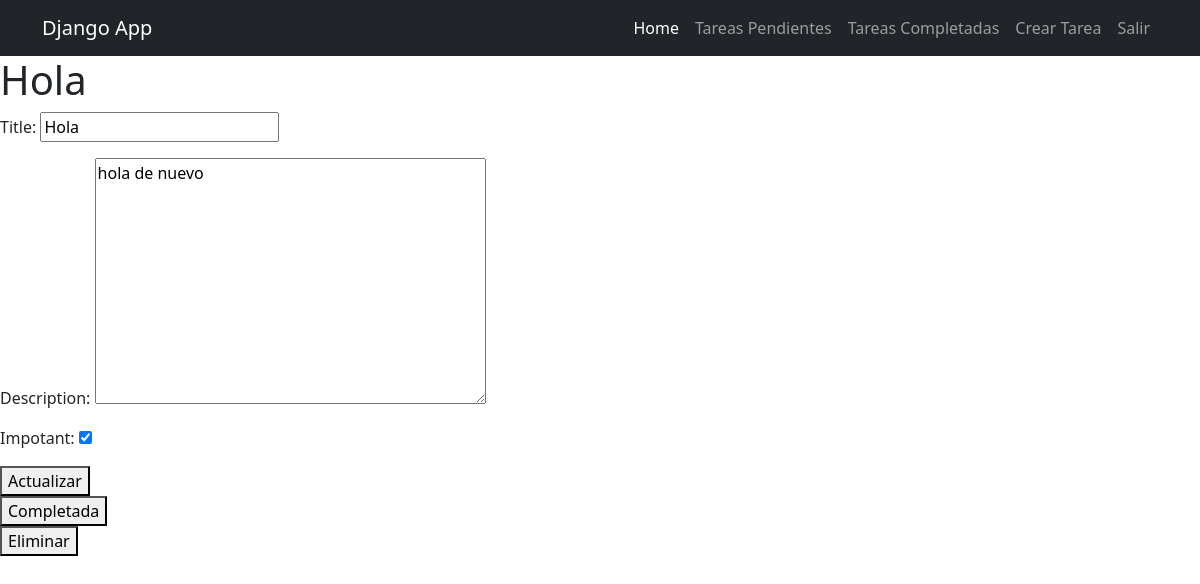
The app's page /task_detail/3 (signed in) with its own data.
### tasks/models.py (models this page shows, shortened)
class Task(models.Model):
    title = models.CharField(max_length=100)
    description = models.TextField(blank=True)
    created =  models.DateTimeField(auto_now_add=True)
    date_completed = models.DateTimeField(null=True, blank=True)
    impotant = models.BooleanField(default=False)
    user = models.ForeignKey(User, on_delete=models.CASCADE)

### tasks/views.py (the view, shortened to what this page needs)
# urls.py: path('task_detail/<int:task_id>', task_detail, name='task_detail'),
@login_required
def task_detail(request, task_id):
    if request.method == 'GET':
        task = get_object_or_404(Task, pk=task_id, user=request.user)
        form = TaskForm(instance=task)
        return render(request, 'task_detail.html', {
            'task': task,
            'form': form
        })

### tasks/form.py
class TaskForm(ModelForm):
    class Meta:
        model = Task
        fields = ['title', 'description', 'impotant']

### tasks/templates/task_detail.html (shortened to what this page needs)
{% extends 'base.html' %}
{% block content %}
<h1>
    {{task.title}}
</h1>
<form method="post">
    {{form.as_p}}
    <button>
        Actualizar
    </button>
</form>
<form action="{% url 'complete_task' task.id %}" method="post">
    <button>
        Completada
    </button>
</form>
<form action="{% url 'delete_task' task.id %}" method="post">
    <button>
        Eliminar
    </button>
</form>
{% endblock %}

### records on screen
Task: title "Hola", description "hola de nuevo", impotant "☑"
